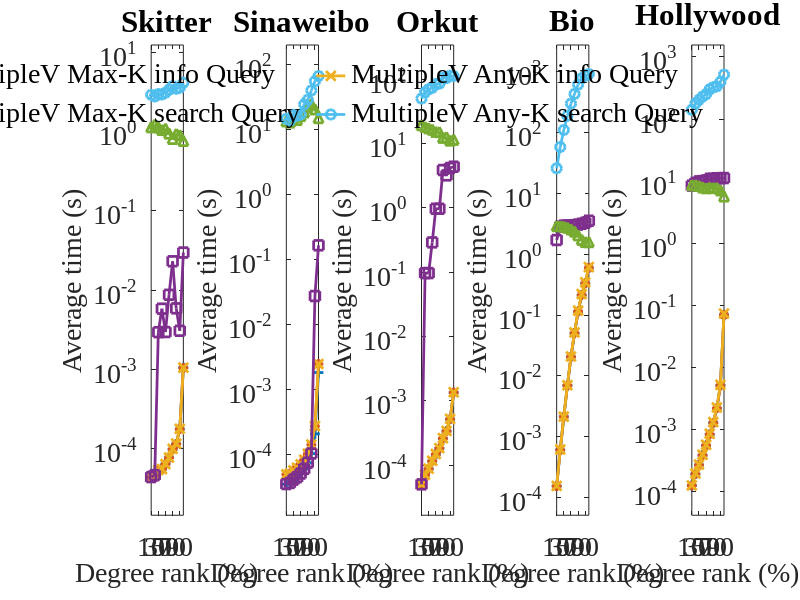

This figure's MATLAB source: (Note: this script raises an error after producing the figure.)
close all;
clear;
load('multiplev_3_info_query.mat');
%load('multiplev_2_info_query.mat');

num_graphs = 5;
num_columns = 5;
num_rows = 1;

title_string = {
    'Skitter' ...
    'Sinaweibo' ...
    'Orkut' ...        
    'Bio'...
    'Hollywood'};
% Sequence on file:
% facebook, wiki, skitter, baidu, Livejournal, 
% orkut, sinaweibo, hollywood, bio
sequence = [3 7 6 9 8];
legend_string = {'MultipleV K info Query'...
    'MultipleV Max-K info Query'...    
    'MultipleV Any-K info Query'...
    'MultipleV K search Query'...
    'MultipleV Max-K search Query'...
    'MultipleV Any-K search Query'};

figure(1);
for idx = 1:numel(sequence)
    graph_i = sequence(idx);
    subplot(num_rows, num_columns, idx);
    plot(k_info(graph_i,1:10) / (1000 * 100), '-+', 'LineWidth', 2, 'Markers', 7); hold on;
    plot(maxk_info(graph_i,1:10) / (1000 * 100), '-*', 'LineWidth', 2, 'Markers', 7); hold on;
    plot(anyk_info(graph_i,1:10) / (1000 * 100), '-x', 'LineWidth', 2, 'Markers', 7); hold on;
    plot((k_exact(graph_i,1:10) + k_info(graph_i,1:10)) / (1000 * 100), '-s', 'LineWidth', 2, 'Markers', 7); hold on;
    plot((maxk_exact(graph_i,1:10) + maxk_info(graph_i,1:10)) / (1000 * 100), '-^', 'LineWidth', 2, 'Markers', 7); hold on;
    plot((anyk_exact(graph_i,1:10) + anyk_info(graph_i,1:10)) / (1000 * 100), '-o', 'LineWidth', 2, 'Markers', 7);
    
    xlim([1 10]);
    set(gca,'XTick',(1:2:10));
    set(gca,'XTickLabel',{'10'; '30'; '50'; '70'; '90'});
    set(gca, 'Fontname', 'Times New Roman', 'Fontsize', 20);
    set(gca, 'YScale', 'log');
    
    data = [k_info(graph_i,1:10) / (1000 * 100)...
        maxk_info(graph_i,1:10) / (1000 * 100)...
        anyk_info(graph_i,1:10) / (1000 * 100)...
        (k_exact(graph_i,1:10) + k_info(graph_i,1:10)) / (1000 * 100)...
        (maxk_exact(graph_i,1:10) + maxk_info(graph_i,1:10)) / (1000 * 100)...
        (anyk_exact(graph_i,1:10) + anyk_info(graph_i,1:10)) / (1000 * 100)];
    y_max = max(data);
    y_min = min(data);
    ylim([y_min/3, y_max*3]);
    xlabel_hand=xlabel({'Degree rank (%)';' '});
    set(xlabel_hand,'Fontname', 'Times New Roman', 'Fontsize', 20);
    ylabel_hand=ylabel('Average time (s)');
    set(ylabel_hand,'Fontname', 'Times New Roman', 'Fontsize', 20);
    title(title_string(idx));
end

legend_hand = legend(legend_string,...
    'Orientation', 'horizontal',...
    'Position', [0.1 0 0.8 0.1]);
set(legend_hand,'Fontname', 'Times New Roman', ...
    'Fontsize', 20, 'NumColumns', 3, 'box', 'off');

fig = gcf;
fig.PaperUnits = 'inches';
fig.PaperSize = [16 4];
fig.PaperPosition = [-1.5 0.5 19 3.5];
print('multiplev_3_info_query_small.pdf', '-dpdf')